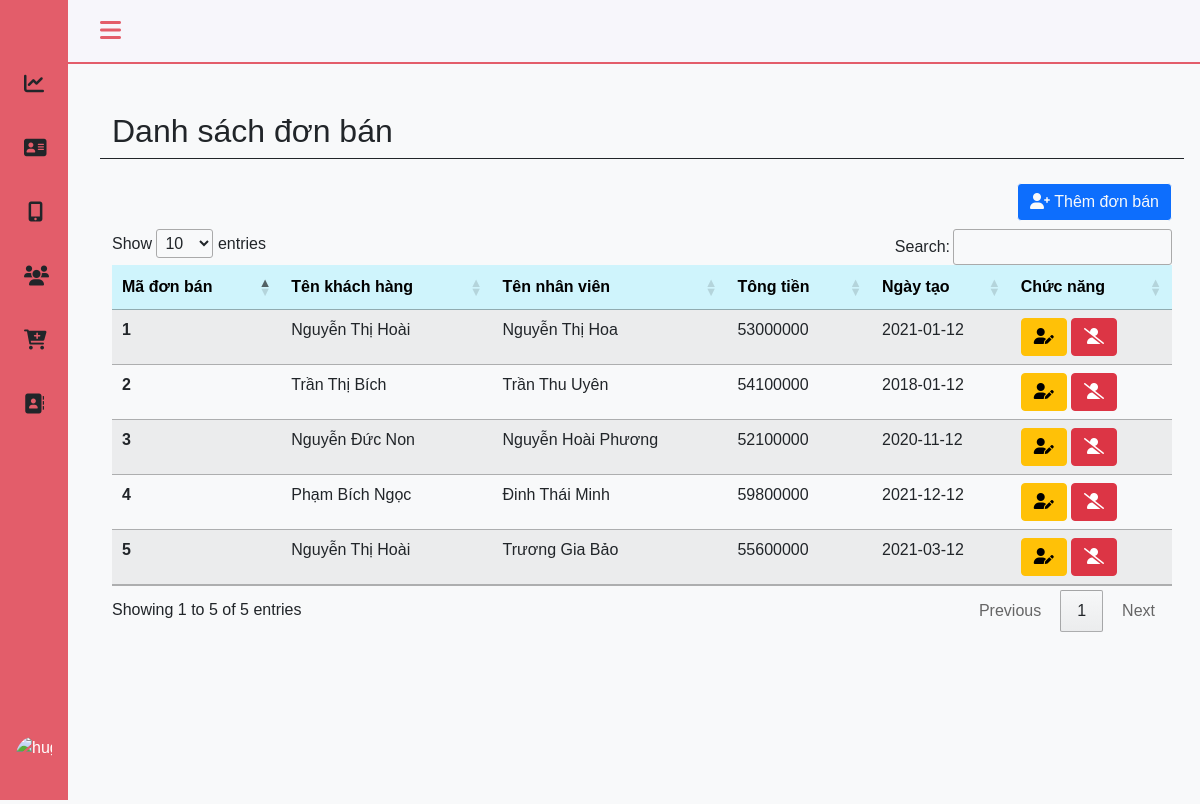
Screenshot of /admin/donban.php (signed in) with the database file from the repository.
### tables this page shows
CREATE TABLE `hoadon` (
  `MAHD` int(11) NOT NULL,
  `MAKH` int(11) DEFAULT NULL,
  `MANV` int(11) DEFAULT NULL,
  `TONGTIEN` float DEFAULT NULL,
  `NGAYTAO` date DEFAULT NULL
);

CREATE TABLE `khachhang` (
  `MAKH` int(11) NOT NULL,
  `TENKH` varchar(50) DEFAULT NULL,
  `DIACHI` varchar(50) DEFAULT NULL,
  `SDTKH` text DEFAULT NULL,
  `EMAIL` varchar(50) DEFAULT NULL
);

CREATE TABLE `nhanvien` (
  `MANV` int(11) NOT NULL,
  `TENNV` varchar(50) DEFAULT NULL,
  `GIOITINH` bit(1) DEFAULT NULL,
  `NGAYSINH` date DEFAULT NULL,
  `DIACHINV` varchar(50) DEFAULT NULL,
  `SDTNV` text DEFAULT NULL,
  `LUONG` float DEFAULT NULL
);

### admin/donban.php (the view, shortened to what this page needs)
<?php
include 'headerad.php';
?>
<main>
    <div class="height-100 bg-light">
        <div class="col py-3  ">
            <div class="container-fluid ">
                <div class="row mt-3 pt-3 border-bottom border-dark">
                    <div class="col-md-6">
                        <h2>Danh sách đơn bán</h2>
                    </div>
                </div>
            </div>
            <div class="container-fluid py-3" style="width:100% ; overflow: auto; height: auto;">
                <div class="row">
                    <div class="py-2">
                        <button type="button" class="btn btn-primary btn-md btn-outline-light float-end" data-bs-toggle="modal" data-bs-target="#exampleModal">
                            <i class="fas fa-user-plus"></i> Thêm đơn bán
                        </button>
                    </div>
                </div>
                <table class="table table-hover table-striped" id="example">
                    <thead>
                        <tr class="table-info">
                            <th scope="col">Mã đơn bán</th>
                            <th scope="col">Tên khách hàng</th>
                            <th scope="col">Tên nhân viên</th>
                            <th scope="col">Tông tiền</th>
                            <th scope="col">Ngày tạo</th>
                            <th scope="col">Chức năng</th>
                        </tr>
                    </thead>
                    <tbody>
                    <?php
                        include 'config.php';
                        $sql = "SELECT `MAHD`, `tenkh`, `tennv`, `TONGTIEN`, `NGAYTAO` FROM `hoadon`,khachhang,nhanvien
                        where khachhang.makh = hoadon.makh and hoadon.manv = nhanvien.manv";
                        $result = mysqli_query($conn, $sql);
                        if (mysqli_num_rows($result) > 0) {
                            while ($row = mysqli_fetch_assoc($result)) {
                        ?>
                                <tr>
                                    <th scope="row"><?php echo $row['MAHD']; ?> </th>
                                    <td><?php echo $row['tenkh']; ?></td>
                                    <td><?php echo $row['tennv']; ?></td>
                                    <td><?php echo $row['TONGTIEN']; ?></td>
                                    <td><?php echo $row['NGAYTAO']; ?></td>
                                    <td>
                                        <a class="btn btn-warning" href="edit-teacher.php?id=<?php echo  $row['MAHD'] ?>"><i class="fas fa-user-edit"></i></a>
                                        <a type="submit" class="btn btn-danger btn-mydel" href="edit-teacher.php?id=<?php echo  $row['MAHD'] ?>"><i class="fas fa-user-slash"></i></a>
                                    </td>
                                </tr>
                        <?php
                            }
                        }
                        ?>
                    </tbody>
                </table>
            </div>
        </div>
    </div>
</main>
<?php
include 'footerad.php';
?>

### admin/headerad.php (shortened to what this page needs)
<!DOCTYPE html>
<html lang="en">
<head>
    <link href="https://cdn.jsdelivr.net/npm/bootstrap@5.1.3/dist/css/bootstrap.min.css" rel="stylesheet">
    <link rel="stylesheet" href="https://cdnjs.cloudflare.com/ajax/libs/font-awesome/6.0.0-beta2/css/all.min.css">
    <link rel="stylesheet" type="text/css" href="https://cdn.datatables.net/1.11.3/css/jquery.dataTables.min.css">
    <link rel="stylesheet" href="../asset/css/style.css">
</head>
<div id="contents">
<body id="body-pd" class="bg-light">
    <header class="header border-bottom border-2" style="border-color: #e35d6a !important;" id="header">
        <div class="header_toggle "> <i class="fas fa-bars " style="color: #e35d6a;" id="header-toggle"></i> </div>
    </header>
    <div class="l-navbar" id="nav-bar" style="background-color: #e35d6a;">
        <nav class="nav">
            <div>
                <span class=" nav_logo nav_logo-name"></span>
                <div class="nav_list">
                    <a href="./dashboard.php" class="nav_link" id="hddashboard">
                        <i class="fas fa-chart-line nav_icon"></i>
                    </a>
                    <a href="./nhanvien.php" class="nav_link" id="hdnhanvien">
                        <i class="fas fa-address-card nav_icon"></i>
                    </a>
                    <a href="./sanpham.php" class="nav_link" id="hdsanpham">
                        <i class="fas fa-mobile-alt nav_icon ms-1"></i>
                    </a>
                    <a href="./taikhoan.php" class="nav_link" id="hdtaikhoan">
                        <i class="fas fa-users nav_icon"></i>
                    </a>
                    <a href="./donban.php" class="nav_link" id="hddonban">
                        <i class="fas fa-cart-plus nav_icon"></i>
                    </a>
                    <a href="./khachhang.php" class="nav_link" id="hdkhachhang">
                        <i class="fas fa-address-book nav_icon"></i>
                    </a>
                </div>
            </div>
            <div class="dropdown pb-4 ps-3">
                <a href="#" class="d-flex align-items-center text-white text-decoration-none dropdown-toggle" id="dropdownUser1" data-bs-toggle="dropdown" aria-expanded="false">
                    <img src="https://avatars.githubusercontent.com/u/90234391?s=48&v=4" alt="hugenerd" class=" header_img rounded-circle">
                </a>
            </div>
        </nav>
    </div>

### admin/footerad.php (shortened to what this page needs)
</body>
</html>

### asset/css/style.css (style rules this page uses)
* { padding: 0; margin: 0; box-sizing: border-box; }
:root { --header-height: 3rem; --nav-width: 68px; --first-color: #4723D9; --first-color-light: #AFA5D9; --white-color: #F7F6FB; --body-font: 'Nunito', sans-serif; --normal-font-size: 1rem; --z-fixed: 100 }
body { position: relative; margin: var(--header-height) 0 0 0; padding: 0 1rem; font-family: var(--body-font); font-size: var(--normal-font-size); transition: .5s }
a { text-decoration: none }
.header { width: 100%; height: var(--header-height); position: fixed; top: 0; left: 0; display: flex; align-items: center; justify-content: space-between; padding: 0 1rem; background-color: var(--white-color); z-index: var(--z-fixed); transition: .5s }
.header_toggle { color: var(--first-color); font-size: 1.5rem; cursor: pointer }
.header_img { width: 35px; height: 35px; display: flex; justify-content: center; border-radius: 50%; overflow: hidden }
.l-navbar { position: fixed; top: 0; left: -30%; width: var(--nav-width); height: 100vh; background-color: var(--first-color); padding: .5rem 1rem 0 0; transition: .5s; z-index: var(--z-fixed) }
.nav { height: 100%; display: flex; flex-direction: column; justify-content: space-between; overflow: hidden }
.nav_logo, .nav_link { display: grid; grid-template-columns: max-content max-content; align-items: center; column-gap: 1rem; padding: .5rem 0 .5rem 1.5rem }
.nav_logo { margin-bottom: 2rem }
.nav_logo-name { color: var(--white-color); font-weight: 700 }
.nav_link { position: relative; color: var(--first-color-dark); margin-bottom: 1.5rem; transition: .3s }
.nav_icon { font-size: 1.25rem }
.height-100 { height: 100vh }
@media screen and (min-width: 768px) { body { margin: calc(var(--header-height) + 1rem) 0 0 0; padding-left: calc(var(--nav-width) + 2rem) } }
@media screen and (min-width: 768px) { .header { height: calc(var(--header-height) + 1rem); padding: 0 2rem 0 calc(var(--nav-width) + 2rem) } }
@media screen and (min-width: 768px) { .header_img { width: 40px; height: 40px } }
@media screen and (min-width: 768px) { .l-navbar { left: 0; padding: 1rem 1rem 0 0 } }

### rows the page displays
hoadon: MAHD "1", MAKH.TENKH "Nguyễn Thị Hoài", MANV.TENNV "Nguyễn Thị Hoa", TONGTIEN "53000000", NGAYTAO "2021-01-12"
hoadon: MAHD "2", MAKH.TENKH "Trần Thị Bích", MANV.TENNV "Trần Thu Uyên", TONGTIEN "54100000", NGAYTAO "2018-01-12"
hoadon: MAHD "3", MAKH.TENKH "Nguyễn Đức Non", MANV.TENNV "Nguyễn Hoài Phương", TONGTIEN "52100000", NGAYTAO "2020-11-12"
hoadon: MAHD "4", MAKH.TENKH "Phạm Bích Ngọc", MANV.TENNV "Đinh Thái Minh", TONGTIEN "59800000", NGAYTAO "2021-12-12"
hoadon: MAHD "5", MAKH.TENKH "Nguyễn Thị Hoài", MANV.TENNV "Trương Gia Bảo", TONGTIEN "55600000", NGAYTAO "2021-03-12"
